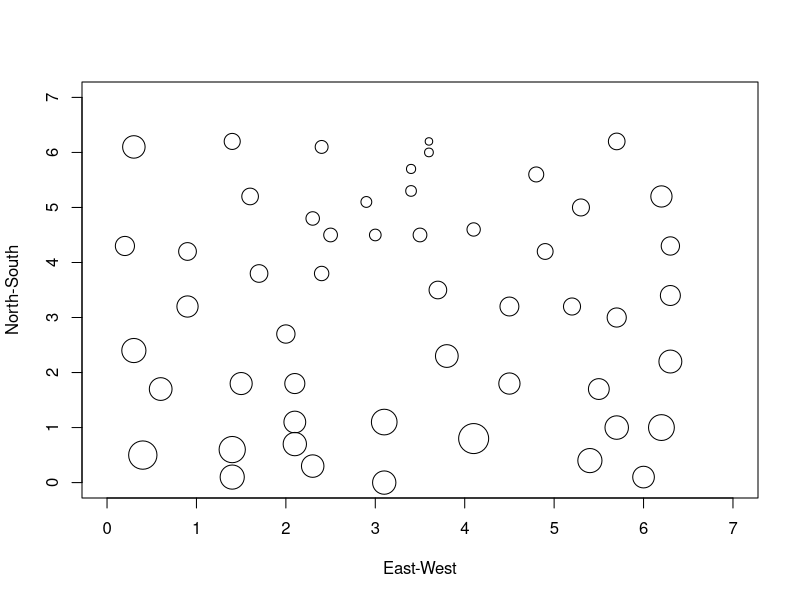
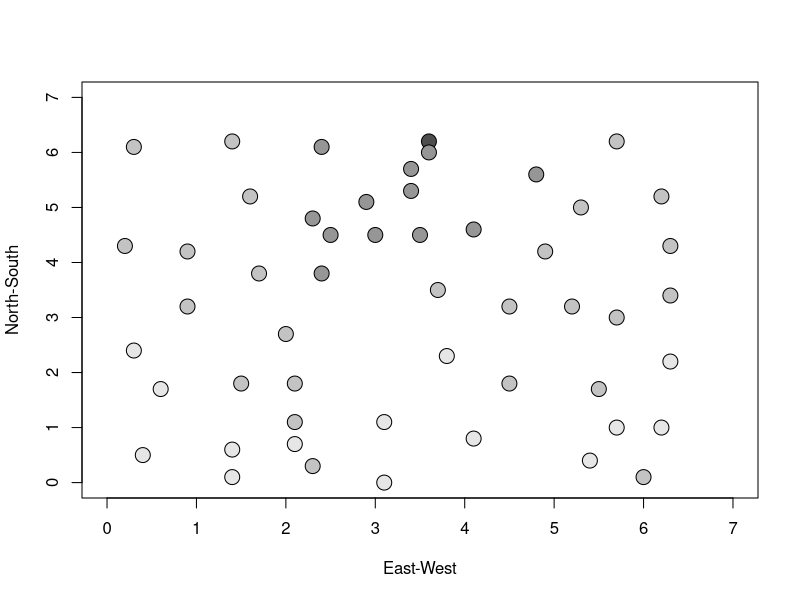

Generate these figures, in order, with R:

dat <- read.table(file = "data/NOTREDAM.TXT", header = T)

with(dat, {
  plot(c(0,7),c(0,7),type = "n", xlab = "East-West", ylab = "North-South")
  points(North.South ~ East.West, pch = 21, 
         bg = gray(1,alpha = 0.5), cex = (Elevation-600)/90)
})

cols =  gray.colors(4) # terrain.colors(4) 
elev2col <- function(x) {
  if (x <= 1) {
    col <- cols[1]
  } else if (x <= 2) {
    col <- cols[2]
  } else if (x <= 3) {
    col <- cols[3]
  } else if (x <= 4)
    col <- cols[4]
}

dat <- transform(dat, elev2col = sapply((Elevation - 600)/90, elev2col, USE.NAMES = TRUE) )

with(dat, {
  plot(c(0,7),c(0,7),type = "n", xlab = "East-West", ylab = "North-South")
  for (i in seq(dim(dat)[1])) {
    points(dat[i,c(1,2)], pch = 21, bg = dat[i,4], cex =2 ) 
  }
})


